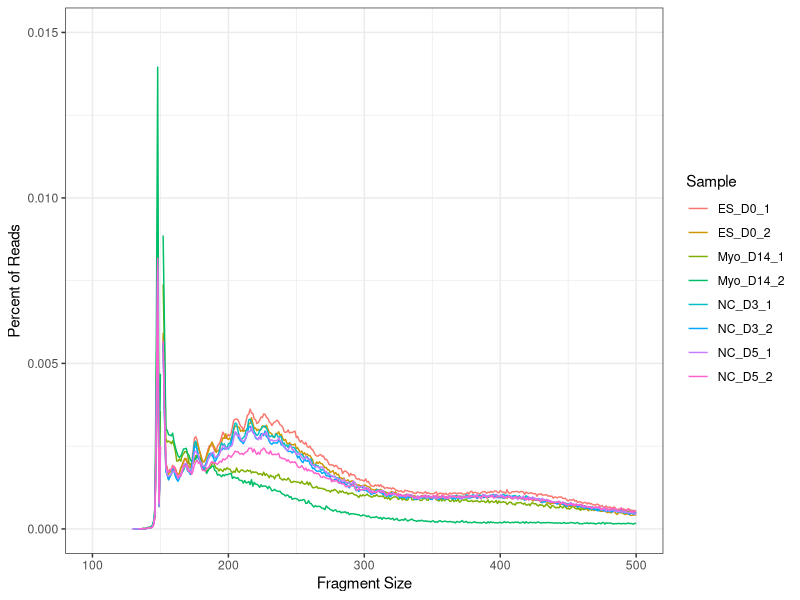
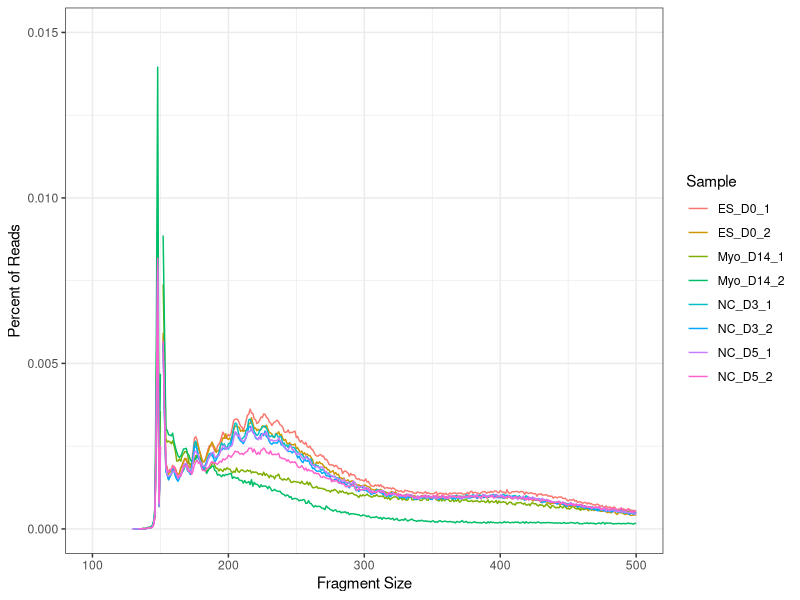

Write R code to recreate these figures, in order.
## ---- chunk 1
library(ggplot2)
library(readr)
library(dplyr)

Human_fraglen <- read_delim(file = "./Imports/Human_ATAC_Fragsize.txt",
                              delim = "\t", comment = "#")
Human_fraglen <- Human_fraglen[!Human_fraglen$Sample %in% c("ATAC_Neuron_D5_1_toGRCh38_sorted_nodups.bam",
  "ATAC_Neuron_D5_2_toGRCh38_sorted_nodups.bam",
  "ATAC_Mel_D5_1_toGRCh38_sorted_nodups.bam",
  "ATAC_Mel_D5_2_toGRCh38_sorted_nodups.bam"),]


sample_rename <- data.frame(row.names = as.character(levels(as.factor(Human_fraglen$Sample))),
                            Simplfied = c("ES_D0_1","ES_D0_2",
                                          "Myo_D14_1","Myo_D14_2",
                                          "NC_D3_1","NC_D3_2",
                                          "NC_D5_1","NC_D5_2"))

Human_fraglen$Sample <- sample_rename[Human_fraglen$Sample,1]


total_occ <- as.data.frame(Human_fraglen %>% group_by(Sample) %>% summarize(Total_Occurences = sum(Occurrences)))

rownames(total_occ) <- total_occ$Sample
total_occ$Sample <- NULL

Human_fraglen$Percent <- Human_fraglen$Occurrences/total_occ[Human_fraglen$Sample,1]

ggplot(Human_fraglen, aes(x = Size, y = Percent, color = Sample)) +
  geom_line() +
  xlim(c(100,500)) +
  ylim(c(0,0.015)) +
  xlab("Fragment Size") +
  ylab("Percent of Reads") +
  theme_bw()

ggsave(filename = "./Exports/Human_ATAC_Fragmentlength.pdf", width = 5, height = 5)
